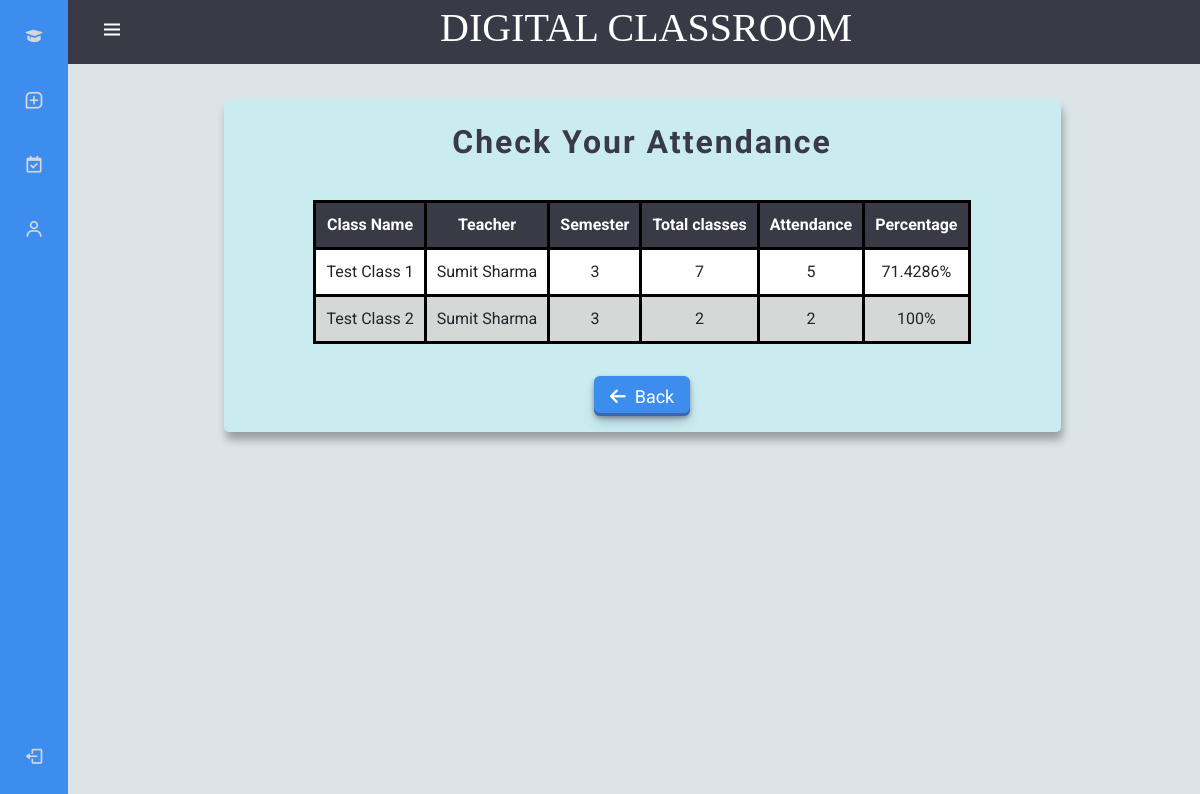
The page /Student/manageAttendance.php (signed in) on the database its author committed.
### tables this page shows
CREATE TABLE `join_class` (
  `std_id` varchar(20) NOT NULL,
  `class_id` int(5) NOT NULL,
  `att_percentage` float NOT NULL DEFAULT 100,
  `total_attendance` int(11) NOT NULL DEFAULT 0
);

CREATE TABLE `classes` (
  `course_id` int(5) NOT NULL,
  `course_name` varchar(50) NOT NULL,
  `dpt_id` int(5) NOT NULL,
  `semester` int(3) NOT NULL,
  `teacher_id` int(5) NOT NULL,
  `class_code` varchar(7) NOT NULL,
  `total_taken_classes` int(5) NOT NULL DEFAULT 0,
  `description` varchar(150) NOT NULL,
  `background` varchar(30) NOT NULL,
  `archive` int(3) NOT NULL DEFAULT 0
);

CREATE TABLE `teachers` (
  `teacher_id` int(5) NOT NULL,
  `teacher_name` varchar(30) NOT NULL,
  `teacher_email` varchar(40) NOT NULL,
  `phone_number` bigint(15) NOT NULL,
  `teacher_password` varchar(30) NOT NULL,
  `dpt_id` int(5) DEFAULT NULL,
  `role` int(2) NOT NULL DEFAULT 2
);

### Student/manageAttendance.php (the view, shortened to what this page needs)
<?php
include "navbar.php";
include '../Home/Connection.php';
$std_id = $_SESSION['s_id'];
$query = "SELECT classes.course_name, classes.semester, classes.total_taken_classes, teachers.teacher_name, join_class.total_attendance, join_class.att_percentage
          FROM join_class
          INNER JOIN classes ON join_class.class_id = classes.course_id
          INNER JOIN teachers ON classes.teacher_id = teachers.teacher_id
          WHERE join_class.std_id = ?";
$stmt = $conn->prepare($query);
$stmt->bind_param("i", $std_id);
$stmt->execute();
$result = $stmt->get_result();
?>
<!DOCTYPE html>
<html lang="en">
<head>
  <link rel="stylesheet" href="style.css?<?php echo time(); ?>">
  <link href="https://cdn.jsdelivr.net/npm/bootstrap@5.0.2/dist/css/bootstrap.min.css" rel="stylesheet" />
</head>
<body>
  <main>
    <div class="container col-9 py-2">
      <h2 class="h2">Check Your Attendance </h2>
      <?php
      if ($result->num_rows > 0) {
      ?>
        <table class="my-4">
          <thead>
            <tr>
            <th>Class Name</th>
            <th>Teacher</th>
              <th>Semester</th>
              <th>Total classes</th>
              <th>Attendance</th>
              <th>Percentage</th>
            </tr>
          </thead>
          <tbody>
            <?php while ($row = $result->fetch_assoc()) {
            ?>
              <tr>
              <td> <?php echo $row['course_name']; ?></td>
                <td> <?php echo $row['teacher_name']; ?></td>
                <td class="cen"><?php echo $row['semester']; ?></td>
                <td class="cen"> <?php echo $row['total_taken_classes']; ?></td>
                <td class="cen"> <?php echo $row['total_attendance']; ?></td>
                <td class="cen"><?php echo $row['att_percentage']; ?>%</td>
              </tr>
          <?php
            }
          } else {
            echo "<h4> No student found....</h4>";
          }
          ?>
          </tbody>
        </table>
        <div class="my-2 text-center">
          <button type="button" class="btn1" onclick="goBack()" style="height: 40px;"><i class="fa-solid fa-arrow-left"></i>&nbsp; Back</button>
        </div>
    </div>
  </main>
</body>
</html>

### Student/style.css (style rules this page uses)
body { background-color: #dbe5e8 !important; font-family: "Roboto", sans-serif !important; }
main { height: 100vh !important; overflow-y: auto !important; }
.container { background-color: rgb(202, 236, 241) !important; display: flex !important; justify-content: center !important; flex-direction: column !important; align-items: center !important; border-radius: 5px !important; box-shadow: rgba(0, 0, 0, 0.3) 2px 8px 8px !important; margin-top: 100px !important; margin-bottom: 50px !important; }
.btn1 { align-items: center !important; background-color: #3d8def !important; border: 0 !important; border-radius: 6px !important; box-shadow: rgba(45, 35, 66, 0.4) 0 2px 4px, rgba(45, 35, 66, 0.3) 0 7px 13px -3px, rgba(58, 65, 111, 0.5) 0 -3px 0 inset !important; color: #fff !important; cursor: pointer !important; display: inline-flex !important; height: 40px !important; justify-content: center !important; padding: 0 16px !important; text-align: left !important; transition: box-shadow 0.15s, transform 0.15s !important; will-change: box-shadow, transform !important; font-size: 18px !important; text-decoration: none !important; }
table { margin: auto !important; }
table, td, th { border: 3px solid rgb(0, 0, 0) !important; border-collapse: collapse !important; padding: 10px !important; }
thead tr { background-color: rgb(58, 58, 70) !important; color: white !important; text-align: center !important; }
tbody tr:nth-child(odd) { background-color: white !important; }
tbody tr:nth-child(even) { background-color: rgb(214, 215, 215) !important; }
.cen { text-align: center !important; }
.h2 { text-align: center !important; font-family: "Merienda", cursive !important; letter-spacing: 2px !important; font-weight: 700 !important; margin: 15px !important; color: rgb(58, 58, 70) !important; }

### Student/navbar.php (style rules this page uses)
:root { --header-height: 3rem; --nav-width: 68px; --first-color: #3d8def; --first-color-light: rgb(214, 215, 215); --white-color: white; --body-font: "Nunito", sans-serif; --normal-font-size: 1rem; --z-fixed: 100; }
body { margin: var(--header-height) 0 0 0; font-family: 'Roboto', sans-serif !important; font-size: var(--normal-font-size); transition: 0.5s; }
@media screen and (min-width: 300px) { body { margin: calc(var(--header-height) + 1rem) 0 0 0; padding-left: calc(var(--nav-width) + 1rem); position: fixed; z-index: -1; width: 100%; } }

### Student/manageAttendance.php (style rules this page uses)
.btn1 { height: 30px; }

### rows shown on the page
join_class: class.course_name "Test Class 1", teachers.teacher_name "Sumit Sharma", class.semester "3", class.total_taken_classes "7", total_attendance "5", att_percentage "71.4286"
join_class: class.course_name "Test Class 2", teachers.teacher_name "Sumit Sharma", class.semester "3", class.total_taken_classes "2", total_attendance "2", att_percentage "100"
